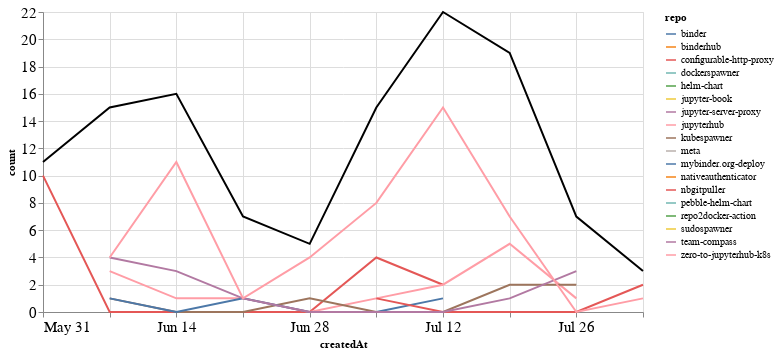

Notebook code cell kept with this figure:
### Markdown cell above
## Comments

### Code cell
comments_time = comments.groupby('repo').resample('W', on='createdAt').count()['author'].reset_index()
comments_time = comments_time.rename(columns={'author': 'count'})
comments_time_total = comments_time.groupby('createdAt').agg({"count": "sum"}).reset_index()
ch1 = alt.Chart(comments_time, width=600).mark_line().encode(
    x='createdAt',
    y='count',
    color='repo',
    tooltip="repo"
)

ch2 = alt.Chart(comments_time_total, width=600).mark_line(color="black").encode(
    x='createdAt',
    y='count',
)

ch1 + ch2

### Figure 1 — Vega-Lite specification as saved in the notebook (floating-point values rounded to 4 significant figures)
{"config": {"axisLeft": {"labelFontSize": 15}, "axisBottom": {"labelFontSize": 15}}, "layer": [{"data": {"name": "data-26d36617f6cf3112a418de2e9391494d"}, "mark": "line", "encoding": {"color": {"type": "nominal", "field": "repo"}, "tooltip": {"type": "nominal", "field": "repo"}, "x": {"type": "temporal", "field": "createdAt"}, "y": {"type": "quantitative", "field": "count"}}, "width": 600}, {"data": {"name": "data-3751ddabeb88db6ca67469db7be14126"}, "mark": {"type": "line", "color": "black"}, "encoding": {"x": {"type": "temporal", "field": "createdAt"}, "y": {"type": "quantitative", "field": "count"}}, "width": 600}], "$schema": "https://vega.github.io/schema/vega-lite/v4.8.1.json", "datasets": {"data-26d36617f6cf3112a418de2e9391494d": [{"repo": "binder", "createdAt": "2020-07-19T00:00:00", "count": 2}, {"repo": "binderhub", "createdAt": "2020-05-31T00:00:00", "count": 1}, {"repo": "configurable-http-proxy", "createdAt": "2020-05-31T00:00:00", "count": 10}, {"repo": "configurable-http-proxy", "createdAt": "2020-06-07T00:00:00", "count": 0}, {"repo": "configurable-http-proxy", "createdAt": "2020-06-14T00:00:00", "count": 0}, {"repo": "configurable-http-proxy", "createdAt": "2020-06-21T00:00:00", "count": 0}, {"repo": "configurable-http-proxy", "createdAt": "2020-06-28T00:00:00", "count": 0}, {"repo": "configurable-http-proxy", "createdAt": "2020-07-05T00:00:00", "count": 4}, {"repo": "configurable-http-proxy", "createdAt": "2020-07-12T00:00:00", "count": 2}, {"repo": "dockerspawner", "createdAt": "2020-07-05T00:00:00", "count": 1}, {"repo": "helm-chart", "createdAt": "2020-06-07T00:00:00", "count": 1}, {"repo": "jupyter-book", "createdAt": "2020-07-12T00:00:00", "count": 1}, {"repo": "jupyter-server-proxy", "createdAt": "2020-06-14T00:00:00", "count": 1}, {"repo": "jupyterhub", "createdAt": "2020-06-07T00:00:00", "count": 3}, {"repo": "jupyterhub", "createdAt": "2020-06-14T00:00:00", "count": 1}, {"repo": "jupyterhub", "createdAt": "2020-06-21T00:00:00", "count": 1}, {"repo": "jupyterhub", "createdAt": "2020-06-28T00:00:00", "count": 0}, {"repo": "jupyterhub", "createdAt": "2020-07-05T00:00:00", "count": 1}, {"repo": "jupyterhub", "createdAt": "2020-07-12T00:00:00", "count": 2}, {"repo": "jupyterhub", "createdAt": "2020-07-19T00:00:00", "count": 5}, {"repo": "jupyterhub", "createdAt": "2020-07-26T00:00:00", "count": 1}, {"repo": "kubespawner", "createdAt": "2020-06-07T00:00:00", "count": 1}, {"repo": "kubespawner", "createdAt": "2020-06-14T00:00:00", "count": 0}, {"repo": "kubespawner", "createdAt": "2020-06-21T00:00:00", "count": 0}, {"repo": "kubespawner", "createdAt": "2020-06-28T00:00:00", "count": 1}, {"repo": "kubespawner", "createdAt": "2020-07-05T00:00:00", "count": 0}, {"repo": "kubespawner", "createdAt": "2020-07-12T00:00:00", "count": 0}, {"repo": "kubespawner", "createdAt": "2020-07-19T00:00:00", "count": 2}, {"repo": "kubespawner", "createdAt": "2020-07-26T00:00:00", "count": 2}, {"repo": "meta", "createdAt": "2020-07-19T00:00:00", "count": 2}, {"repo": "mybinder.org-deploy", "createdAt": "2020-06-07T00:00:00", "count": 1}, {"repo": "mybinder.org-deploy", "createdAt": "2020-06-14T00:00:00", "count": 0}, {"repo": "mybinder.org-deploy", "createdAt": "2020-06-21T00:00:00", "count": 1}, {"repo": "mybinder.org-deploy", "createdAt": "2020-06-28T00:00:00", "count": 0}, {"repo": "mybinder.org-deploy", "createdAt": "2020-07-05T00:00:00", "count": 0}, {"repo": "mybinder.org-deploy", "createdAt": "2020-07-12T00:00:00", "count": 1}, {"repo": "nativeauthenticator", "createdAt": "2020-07-12T00:00:00", "count": 1}, {"repo": "nbgitpuller", "createdAt": "2020-07-05T00:00:00", "count": 1}, {"repo": "nbgitpuller", "createdAt": "2020-07-12T00:00:00", "count": 0}, {"repo": "nbgitpuller", "createdAt": "2020-07-19T00:00:00", "count": 0}, {"repo": "nbgitpuller", "createdAt": "2020-07-26T00:00:00", "count": 0}, {"repo": "nbgitpuller", "createdAt": "2020-08-02T00:00:00", "count": 2}, {"repo": "pebble-helm-chart", "createdAt": "2020-06-07T00:00:00", "count": 1}, {"repo": "repo2docker-action", "createdAt": "2020-07-26T00:00:00", "count": 1}, {"repo": "sudospawner", "createdAt": "2020-06-21T00:00:00", "count": 3}, {"repo": "team-compass", "createdAt": "2020-06-07T00:00:00", "count": 4}, {"repo": "team-compass", "createdAt": "2020-06-14T00:00:00", "count": 3}, {"repo": "team-compass", "createdAt": "2020-06-21T00:00:00", "count": 1}, {"repo": "team-compass", "createdAt": "2020-06-28T00:00:00", "count": 0}, {"repo": "team-compass", "createdAt": "2020-07-05T00:00:00", "count": 0}, {"repo": "team-compass", "createdAt": "2020-07-12T00:00:00", "count": 0}, {"repo": "team-compass", "createdAt": "2020-07-19T00:00:00", "count": 1}, {"repo": "team-compass", "createdAt": "2020-07-26T00:00:00", "count": 3}, {"repo": "zero-to-jupyterhub-k8s", "createdAt": "2020-06-07T00:00:00", "count": 4}, {"repo": "zero-to-jupyterhub-k8s", "createdAt": "2020-06-14T00:00:00", "count": 11}, {"repo": "zero-to-jupyterhub-k8s", "createdAt": "2020-06-21T00:00:00", "count": 1}, {"repo": "zero-to-jupyterhub-k8s", "createdAt": "2020-06-28T00:00:00", "count": 4}, {"repo": "zero-to-jupyterhub-k8s", "createdAt": "2020-07-05T00:00:00", "count": 8}, {"repo": "zero-to-jupyterhub-k8s", "createdAt": "2020-07-12T00:00:00", "count": 15}, {"repo": "zero-to-jupyterhub-k8s", "createdAt": "2020-07-19T00:00:00", "count": 7}, {"repo": "zero-to-jupyterhub-k8s", "createdAt": "2020-07-26T00:00:00", "count": 0}, {"repo": "zero-to-jupyterhub-k8s", "createdAt": "2020-08-02T00:00:00", "count": 1}], "data-3751ddabeb88db6ca67469db7be14126": [{"createdAt": "2020-05-31T00:00:00", "count": 11}, {"createdAt": "2020-06-07T00:00:00", "count": 15}, {"createdAt": "2020-06-14T00:00:00", "count": 16}, {"createdAt": "2020-06-21T00:00:00", "count": 7}, {"createdAt": "2020-06-28T00:00:00", "count": 5}, {"createdAt": "2020-07-05T00:00:00", "count": 15}, {"createdAt": "2020-07-12T00:00:00", "count": 22}, {"createdAt": "2020-07-19T00:00:00", "count": 19}, {"createdAt": "2020-07-26T00:00:00", "count": 7}, {"createdAt": "2020-08-02T00:00:00", "count": 3}]}}
